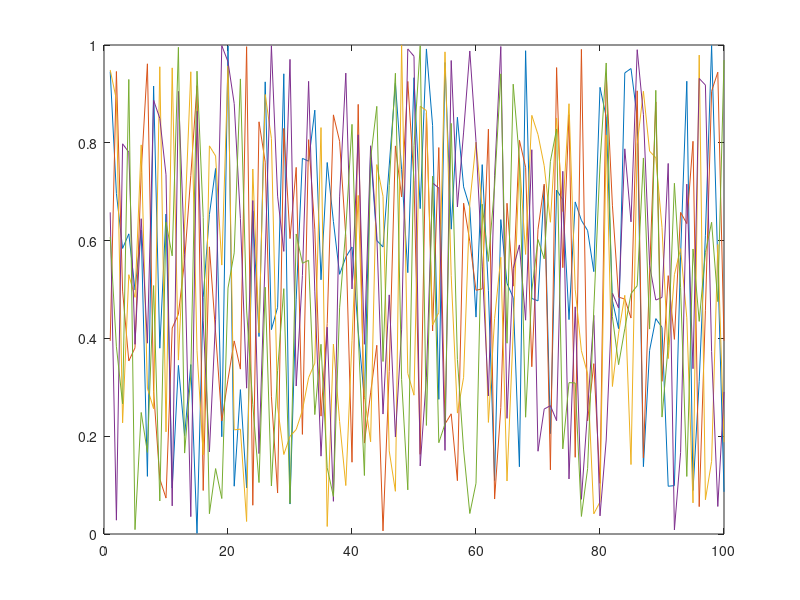

Here is the MATLAB script that generated this plot: (Note: this script raises an error after producing the figure.)
function hleg = fn_colorlegend(varargin)
% function [hleg =] fn_colorlegend([handles,]names[,'NorthWest|...'][,'frame'][,text options...])
%---
% Display discreet color legend for set of lines

% Input
if nargin==0
    figure(1), clf
    hl = plot(rand(100,5));
    names = {'a first line' 'a second one' 'number 3' '4' 'and five'};
else
    i=0;
    textopt = {}; hl = []; location = 'NorthWest'; doframe = false;
    while i<nargin
        i = i+1;
        a = varargin{i};
        if iscell(a)
            names = a;
        elseif ischar(a)
            switch lower(a)
                case {'northwest' 'northeast' 'southwest' 'southeast'}
                    location = a;
                case 'frame'
                    doframe = true;
                otherwise
                    textopt = varargin(i:end);
                    break
            end
        elseif all(ishandle(a))
            hl = a;
        else
            error argument
        end
    end
    if isempty(hl)
        hl = flipud(findobj(gca,'type','line'));
        hl = hl(1:length(names));
    end
end

% Parent axes
n = numel(hl);
ha = fn_parentaxes(hl(1));
for i=2:n
    if ~isequal(fn_parentaxes(hl(i)),ha)
        error 'all objects must be in the same parent axes'
    end
end
hp = get(ha,'parent');
hf = fn_parentfigure(ha);

% Legend axes
hleg = axes('parent',hp,'pos',[.4 .4 .2 .2],'units','pixel','handlevisibility','off');
set(hleg,'visible',fn_switch(doframe))
[w h] = fn_pixelsize(hleg);
set(hleg,'xlim',[0 w],'ylim',[-h 0]) % use pixel coordinate systems to ease everything
set(hleg,'xtick',[],'ytick',[],'box','on') % some esthetics

% Display names
ht = zeros(1,n); extents = zeros(n,4);
for i=1:n
    ht(i) = text(0,0,names{i},'parent',hleg, ...
        'color',get(hl(i),'color'),textopt{:});
    extents(i,:) = get(ht(i),'Extent');
end

% Dispatch them vertically and make the legend axes the appropriate size
ystep = max(extents(:,4))*.9;
for i=1:n
    set(ht(i),'pos',[0 -i*ystep])
    extents(i,:) = get(ht(i),'Extent');
end
[xmargin ymargin] = deal(5,0);
W = max(extents(:,3)) + 2*xmargin;
top = max(extents(:,2)+extents(:,4));
bottom = min(extents(:,2));
H = top - bottom + 2*ymargin;
set(hleg,'pos',[100 100 W H], ...
    'xlim',[-xmargin -xmargin+W],'ylim',[bottom-ymargin top+ymargin])

% Position according to location flag
margin = 5;
switch lower(location)
    case 'northwest'
        posrel = [0 1];
        pospix = [margin 1-H-margin W H];
    case 'northeast'
        posrel = [1 1];
        pospix = [1-W-margin 1-H-margin W H];
    case 'southwest'
        posrel = [0 0];
        pospix = [margin margin W H];
    case 'southeast'
        posrel = [1 0];
        pospix = [1-W-margin margin W H];
end
fn_controlpositions(hleg,ha,posrel,pospix)

% Moving the legend
set([hleg ht],'buttondownFcn',@(u,e)moveLegend(hleg,ha,W,H))

% Menu for deleting and hiding/showing frame
m = uicontextmenu('parent',hf);
fn_propcontrol(hleg,'Visible','menu',{m,'label','Show legend''s frame'});
uimenu(m,'label','Delete legend','callback',@(u,e)delete(hleg))
set([hleg ht],'UIContextMenu',m)

% Delete legend upon deletion of the lines
fn_deletefcn(ht,@(u,e)deleteValid(hleg))

% Output
if nargout==0, clear hleg, end

%---
function moveLegend(hleg,ha,W,H)


fn_moveobject(hleg,'pointer','fleur');

pos = fn_pixelpos(hleg);
center = [pos(1)+pos(3)/2 pos(2)+pos(4)/2];  
posa = fn_pixelpos(ha);
posrel = [(center(1)-posa(1))/posa(3) (center(2)-posa(2))/posa(4)];
pospix = [-W/2 -H/2 W H];

fn_controlpositions(hleg,ha,posrel,pospix)


